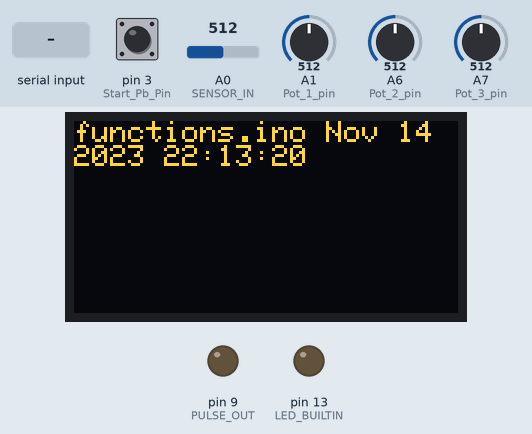
Bench run of a sketch on a simulated Arduino Nano, built with avr-gcc and run on an emulated ATmega328P. Parts: 128×64 one-colour display, output pins drawn as LEDs (lit = HIGH). Dashed ring = blinking. The test bench sets the inputs (shaded band); at power-on: A0 (SENSOR_IN) = 512, A1 (Pot_1_pin) = 512, A6 (Pot_2_pin) = 512, pin 3 (Start_Pb_Pin) HIGH, A7 (Pot_3_pin) = 512. The OLED is the two-colour kind (top 16 rows yellow); pins used as bus, display or sensor lines are not drawn; what the sketch prints to the serial monitor is not drawn.

Above: at 0.6 s.
At 7.3 s:
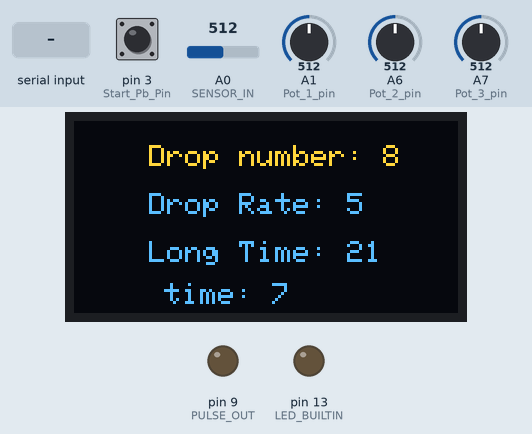
7.4 s: A0 (SENSOR_IN) set to 210
9.7 s: A0 (SENSOR_IN) set to 184
At 10.4 s:
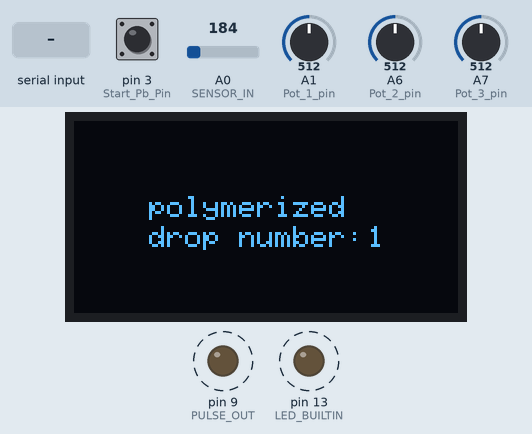
12.7 s: "go\n" received over Serial
15.7 s: "stop\n" received over Serial
At 16.46 s:
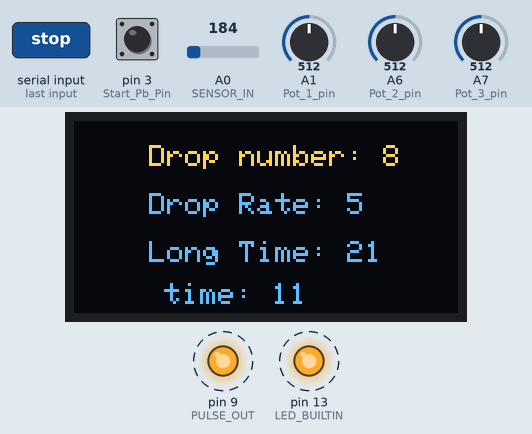
17.8 s: A1 (Pot_1_pin) set to 716
At 18.69 s:
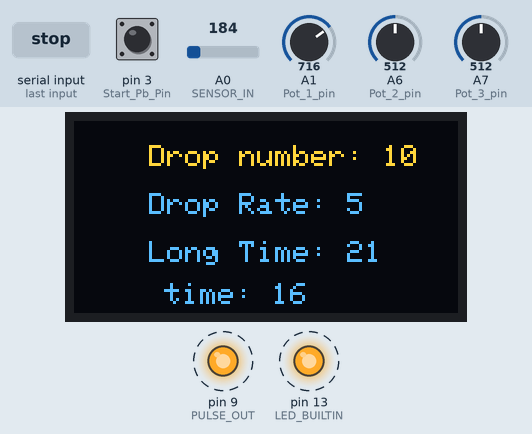
20.0 s: A6 (Pot_2_pin) set to 716
At 20.91 s:
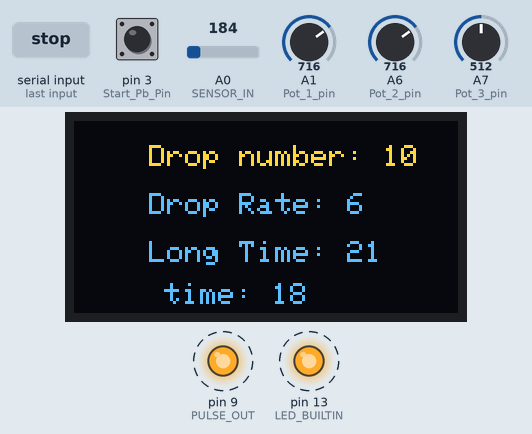
Timing chart, 0 to 23.2 s (numbered marks = the images above; inputs shaded):
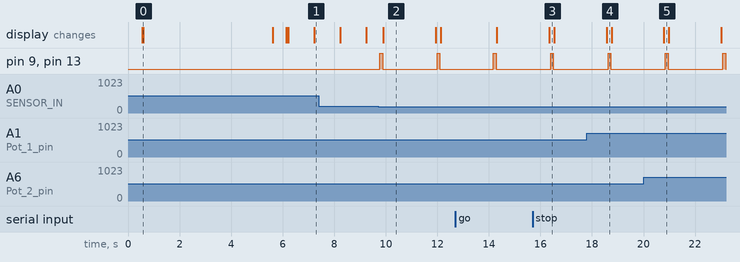

Measured:
- the behaviour switches between 201 and 200 on A0 (SENSOR_IN) (found by bisection; images 1 and 2)
- after the input at 9.7 s, pin 9 (PULSE_OUT), pin 13 (LED_BUILTIN): alternates HIGH for 0.11 s and LOW for 2.1 s, starting after 0.07 s; the display: changes after 0.20 s (image 2)
- after the input at 15.7 s, the display: changes after 0.64 s (image 3)
- what the display in image 0 shows lasts 5.0 s, from 0.6 s to 5.6 s
- what the display in image 2 shows lasts 2.0 s, from 9.9 s to 11.9 s

The sketch:

Photopolymer_drops_machine_with_menu_potentiometers.ino
```cpp
	// PHOTOPOLYMER_DROP_PROJECT
// wrote by: Elad Shapira eladap2@gmail.com ; Amir Ben-Shalom amirb@mada.org.il
// last update: 26.11.2023
// the code support an OLED screen and 3 potentiometers for a menu,
// and activate stepper-motor when button (Start_Pb_Pin (3)) is pressed, the motor is connected to an peristaltic pump,
// drop of photopolymer liquid if pushed, then a sensor (SENSOR_IN (A0)) detect it and activate LEDs (PULSE_OUT (9)) to polymerizing the drop.
// on regular mode if the sensor dont detect a drop, a timer is activating the LEDs.
// ***** if the potentiometers is on "1 - 2 - 3" the timer will not work! it is for filling the tubes of the pump *****

#include <Adafruit_SH110X.h> // for OLED
#include <SPI.h>
#include <Wire.h>
#include <Adafruit_GFX.h>   // for OLED
#include <Arduino.h>
#include "variables.h"

/*
 0 - DrpRt, drop rate [sec] time after light to next drop
 1 - SusTm, suspention time [ms, the showed number * 10] after detection befour light
 2 - ExpTm, Exposure time [ms, the showed number * 10]
 3 - DrNum, number of drops in one run (after big PB Pressed)
 4 - StpRt, ms betweeb steps = 20             (200step for full rotation, RPM = 60*(1000/(200*Step_Rate)) = 300/Step_Rate
 5 - LngTm, min between long cycle
 6 - LngDN, number of drops in long cycle
 */

int pot_1_val ; //DrNum, number of drops in one run (after big PB Pressed)
int pot_2_val ; //DrpRt, drop rate [sec] time after light to next dropt
int pot_3_val ; //LngTm, [min] between long cycle
int pot_1_map ;
int pot_2_map ;
int pot_3_map ;
int last_pot_1_map ;
int last_pot_2_map ;
int last_pot_3_map ;

Adafruit_SH1106G display = Adafruit_SH1106G(SCREEN_WIDTH, SCREEN_HEIGHT, &Wire, OLED_RESET);

///////////////// Without Knobs and Without PB ////////////////////
// === Serial-replaceable settings ===

int drnum = 10;      // drops per run (replaces pot_1_map)
int drprt = 2;       // seconds between drops (replaces pot_2_map)
int lngtm = 11;      // minutes between long cycles (replaces pot_3_map)
int lngdn = 10;      // drops in long cycle

int sus_ms = 48;     // suspension time [ms] before LEDs
int exp_ms = 105;    // exposure time [ms]
int stprt_ms = 20;   // stepper step interval [ms]
////////////////////////////////////////////////////////////////


//**********************************************************************************************************************************

void setup() {

  Serial.begin(9600);
  delay (500);// wait to make sure serial begin
  Serial.println("STARTING");
  handleSerial();
  pinMode(PULSE_OUT, OUTPUT);
  digitalWrite(PULSE_OUT, LOW);          // make sure UV led not on

  pinMode(STEPPER_STEP_PIN, OUTPUT);
  digitalWrite(STEPPER_STEP_PIN,  LOW);
  pinMode(STEPPER_DIR_PIN, OUTPUT);
  digitalWrite(STEPPER_DIR_PIN,  LOW);

  pinMode(LED_BUILTIN, OUTPUT);
  pinMode(Start_Pb_Pin, INPUT_PULLUP);
  pinMode(SENSOR_IN, INPUT);


  Start_Display();
  //last_pot_1_map = (map(analogRead(Pot_1_pin), 1, 1023, 1, 20)); // number of drops in one run (after big PB Pressed)
  //last_pot_2_map = (map(analogRead(Pot_2_pin), 1, 1023, 0, 10)); // drop rate [sec] time after light to next dropt
  //last_pot_3_map = (map(analogRead(Pot_3_pin), 1, 1023, 5, 60)); // time int [sec] for long cycle

  ////EDITED
  pot_1_map = drnum;
  pot_2_map = drprt;
  pot_3_map = lngtm;

}

void loop() {
  handleSerial();
//  if (!long_active_flag && !active_flag && ( (millis() - pull_back_timer) > (2*pull_back_time))){  // 2*60 minuts has passed
//    move_motor_back() ; // sucking some resin back so no exposed resin stay
//  }

  if (!long_active_flag && !active_flag && ( (millis() - long_timer) > pot_3_map*60000)){  // "pot_3_map" minuts has passed
    long_active_flag = true;                                                                // long active do a cycle of show_num[6] drops every show_num[5] minuts
  }

  if (!active_flag && !long_active_flag){
    Refresh_display();                                // update main/submain menu
    if (!check_start_PB()){                           // chacking if start_PB is pressed
      active_flag = true ;
//      led_safe_timer = millis();                        // reset the led safe timer
    }
  }


    if (analogRead(SENSOR_IN) <= sensor_threshold){
      Serial.print('Yesss');
      delay (sus_ms);    //same hardcoded value                                  // * SusTm suspention time = 48 ms
      digitalWrite(LED_BUILTIN, HIGH);                 // switch (on) internal led
      digitalWrite(PULSE_OUT, HIGH);                   // switch (on) UV led
      delay (exp_ms);    //same hardcoded value                                 // * ExpTm exposure time = 105 ms
      digitalWrite(PULSE_OUT, LOW);                    // switch (off) UV led
      digitalWrite(LED_BUILTIN, LOW);                  // switch (off) internal led

      display.clearDisplay();
      display.setTextSize(1);
      display.setCursor(25, 25);
      display.println("polymerized");
      display.setCursor(25, 35);
      display.println("drop number: ");
      display.setCursor(98, 35);
      display.println(loop_counter +1);
      display.display();
      delay (drprt*1000);       ///ALSO HERE EDITED                   // DrRt, drop rate  = 2000 ms
      loop_counter++ ;

      drop_num = (long_active_flag) ? lngdn : drnum;  // if long_active_flag == false --> serial set values
      led_safe_timer = millis();                        // reset the led safe timer

      if (loop_counter == drop_num){                   // DrNum, number of drops in one run
        loop_counter = 0;
        long_timer = millis();
        timer = 0 ;
//        pull_back_timer = millis();
        active_flag = false;
        long_active_flag = false;
        Refresh_display();
      }
    }
  }

void handleSerial() {
  if (!Serial.available()) return;
  String cmd = Serial.readStringUntil('\n');
  cmd.trim();
  if (cmd.length() == 0) return;

  if (cmd.equalsIgnoreCase("help")) {
    Serial.println(F("Commands:"));
    Serial.println(F("  go | stop | status | help"));
    Serial.println(F("  set drnum <n>   - drops per run"));
    Serial.println(F("  set drprt <sec> - seconds between drops"));
    Serial.println(F("  set sus <ms>    - suspension ms before LEDs"));
    Serial.println(F("  set exp <ms>    - exposure ms (LEDs ON)"));
    Serial.println(F("  set stprt <ms>  - stepper step interval"));
    Serial.println(F("  set lngtm <min> - minutes between long cycles"));
    Serial.println(F("  set lngdn <n>   - drops in long cycle"));
    return;
  }

  if (cmd.equalsIgnoreCase("status")) {
    Serial.print(F("drnum=")); Serial.print(drnum);
    Serial.print(F(" drprt=")); Serial.print(drprt);
    Serial.print(F(" sus="));   Serial.print(sus_ms);
    Serial.print(F(" exp="));   Serial.print(exp_ms);
    Serial.print(F(" stprt=")); Serial.print(stprt_ms);
    Serial.print(F(" lngtm=")); Serial.print(lngtm);
    Serial.print(F(" lngdn=")); Serial.println(lngdn);
    return;
  }

  if (cmd.equalsIgnoreCase("go")) {
    active_flag = true;
    loop_counter = 0;
    long_active_flag = false;
    pot_1_map = drnum;      // keep older symbols in sync (if used elsewhere)
    pot_2_map = drprt;
    pot_3_map = lngtm;
    move_motor(true);
    Serial.println(F("GO"));
    return;
  }

  if (cmd.equalsIgnoreCase("stop")) {
    active_flag = false;
    long_active_flag = false;
    Serial.println(F("STOP"));
    return;
  }

  // --- parse: set <name> <value> ---
  if (cmd.startsWith("set ")) {
    int sp1 = cmd.indexOf(' ');
    int sp2 = cmd.indexOf(' ', sp1 + 1);
    if (sp2 == -1) { Serial.println(F("ERR: use 'set <name> <value>'")); return; }

    String name = cmd.substring(sp1 + 1, sp2); name.toLowerCase();
    long val = cmd.substring(sp2 + 1).toInt();

    if (name == "drnum") { drnum = constrain((int)val, 1, 100); }
    else if (name == "drprt") { drprt = constrain((int)val, 0, 3600); }
    else if (name == "sus") { sus_ms = constrain((int)val, 0, 5000); }
    else if (name == "exp") { exp_ms = constrain((int)val, 0, 5000); }
    else if (name == "stprt") { stprt_ms = constrain((int)val, 1, 1000); }
    else if (name == "lngtm") { lngtm = constrain((int)val, 0, 1440); }
    else if (name == "lngdn") { lngdn = constrain((int)val, 1, 1000); }
    else { Serial.println(F("ERR: unknown name")); return; }

    // keep legacy vars aligned if the rest of your code still uses them:
    pot_1_map = drnum;
    pot_2_map = drprt;
    pot_3_map = lngtm;

    Serial.println(F("OK"));
    return;
  }

  Serial.println(F("ERR: unknown command. Type 'help'."));
}
```

functions.ino
```cpp
//........................................................ functions .................................................................

void move_motor (bool dir) {    //    כששמים  show_num[4]=40 המכשיר נתקע ולא מתחיל בכלל להזיז את המנוע. נתקע לפני ה one_step()
  digitalWrite(STEPPER_DIR_PIN, dir);
  if(micros() - pulse_timer > (20*1000)){
      one_step();
      pulse_timer = micros();
  }
}
void move_motor_back () {    // after one hour without touching the motor suck back the resin.
  for (int i=0 ; i<50 ; i++){
  digitalWrite(STEPPER_DIR_PIN, true); // true = backwards
  delay(20);
  one_step();
  }
}
void one_step(){        // rotating one step of the motor ( 1.8° per step)
  digitalWrite(STEPPER_STEP_PIN, HIGH);
  delayMicroseconds(2);
  digitalWrite(STEPPER_STEP_PIN, LOW);
  delayMicroseconds(2);
}

// ..............................................................  menu  ........................................................

//------------------------------------------------------ print main screan without the cursor (">"/"X")
void Start_Display(){
  display.begin(i2c_Address, true); // Address 0x3C default
  display.clearDisplay();
  display.display();

  display.setTextColor(SH110X_WHITE);
  display.setTextSize(1);
  display.setCursor(0, 0);
  display.println(F(__FILE__ " " __DATE__ " " __TIME__));
  display.display();
  delay(5000);
  display.clearDisplay();
  display.setTextSize(2);
  display.setCursor(0, 0);
  display.println("START");
  display.display();
  delay(500);
  display.clearDisplay();
  display.display();
}


void Refresh_display() {

  pot_1_val = analogRead(Pot_1_pin);
  pot_2_val = analogRead(Pot_2_pin);
  pot_3_val = analogRead(Pot_3_pin);
  pot_1_map = (map(pot_1_val, 1, 1023, 1, 15));  // number of drops in one run (after big PB Pressed)
  pot_2_map = (map(pot_2_val, 1, 1023, 0, 10));  // drop rate [sec] time after light to next dropt
  pot_3_map = (map(pot_3_val, 1, 1023, 3, 40)); // time int [sec] for long cycle

  display.clearDisplay();
  display.setTextSize(1);
  display.setCursor(25, 8);
  display.print("Drop number: ");
  display.println(pot_1_map);
  display.setCursor(25, 24);
  display.print("Drop Rate: ");
  display.println(pot_2_map);
  display.setCursor(25, 40);
  display.print("Long Time: ");
  display.println(pot_3_map);
  display.setCursor(30,54);
  display.print("time: ");
  display.println(timer);
  display.display();
  delay(10);
  if ((millis() - menu_timer ) > 1000 ){            // printing the time passed every second
    timer =(millis() - long_timer)/1000 ;
    menu_timer=millis();
  }
}


// ------------------------------------------------- check if start (Big) PB pressed, if yes start drop and cure cycle
bool check_start_PB(){
  bool Start_Pb = digitalRead(Start_Pb_Pin);
  if (Start_Pb == false) {                            // false is pressed
   delay (debounce_time);
   while (digitalRead(Start_Pb_Pin)== false){}        // wait PB release
   delay (debounce_time);
   }
   return Start_Pb;
}
```

variables.h
```cpp
//-------------arduino IO define for Encoder, Switch, sensor, Stepper and UV led output. see also PCB scheam
#define Pot_3_pin (A7)      //was A6	// buttons
#define Pot_2_pin (A6)      //was A7	// buttons
#define Pot_1_pin (A1)      //was A3	// buttons
#define Start_Pb_Pin (3)    //was D10	// Power of the Exhibit
#define SENSOR_IN (A0)      //was A1	// Drop detect sensor
#define PULSE_OUT (9)       //was D9	// Activate UV led
#define STEPPER_DIR_PIN (2) //was D7	// Stepper direction pin
#define STEPPER_STEP_PIN (5)//was D6	// Stepper pin


//------------ OLED display
#define i2c_Address 0x3c //initialize with the I2C Oled's addr 0x3C. Typically aliexpress, 0x3D Adafrout
#define SCREEN_WIDTH 128 // OLED display width, in pixels
#define SCREEN_HEIGHT 64 // OLED display height, in pixels
#define OLED_RESET -1   //   QT-PY / XIAO

//------------ menu
int long_drop_num = 10;


//------------ Others
int last_sensor_value;
int sensor_value ;

const int sensor_threshold = 200 ;           // optical sensor level for detect drope lower = low sensetivity
const int debounce_time = 50 ;               // ms wait to check pb
int loop_counter = 0 ;                       // count the number of drops in one cycle
int sens_time = 0;
bool active_flag = false;
bool long_active_flag = false;
int drop_num ;
unsigned long last_BIG_pb_press = 0;
unsigned long previous_time;
unsigned long previous_time_for_loop;

int menu_counter = 0;                        // current menu item changed
uint32_t Start_Drop = 0;                     // absolute time of starting drop
int old_menu_counter = 0;                    // for clearing the cursor
const int parameters_count = 7 ;             // number of parameters in the menu (and machine) original 8
bool main_submain_menu = true ;              // start at main menue

byte Old_Encoder_Read = 0;                   // old 2 bits read from first encoder
byte New_Encoder_Read = 0;                   // new 2 bits read from first encoder
int encoder_move_counter = 0 ;               // counting encoder move
int encoder_correct_move = 0 ;               // encoder move after prescalar
const int encoder_prescalar = 2 ;            // prescalar to divide encoder move to overcome mechanical notch

int long unsigned pulse_timer = micros();
int long unsigned long_timer = millis();
int long unsigned menu_timer = millis();
int long unsigned led_safe_timer = millis();

//int long unsigned pull_back_timer = millis();
//int pull_back_time = 6300000 ;               // one hour in ms
int timer ;
```
